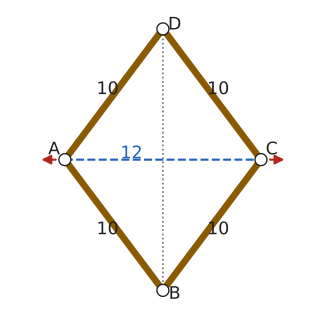

Write the Python code that produced this figure.
import sys; sys.path.insert(0, "tools")
from cizim import *

P = lambda x, y: np.array([float(x), float(y)])
uz = lambda U, V: round(float(np.linalg.norm(U - V)), 4)
def acisi(K, U, V):
    u, v = U - K, V - K
    return round(float(np.degrees(np.arccos(np.dot(u, v) / np.linalg.norm(u) / np.linalg.norm(v)))), 3)
def birim(U, V):
    t = (V - U) / np.linalg.norm(V - U); return t, np.array([-t[1], t[0]])
def cetik(U, V, n=1, renk=SOLUK, f=0.5):
    M = U + f * (V - U); t, m = birim(U, V)
    for i in range(n):
        c = M + (i - (n - 1) / 2) * 0.2 * S * t
        ax.plot(*zip(c - 0.22 * S * m, c + 0.22 * S * m), color=renk, lw=1.5)
def olcu(U, V, metin, d=0.5, renk=YAZI, fs=13, f=0.5):
    """[UV] üzerinde f oranındaki noktaya, U->V yönünün soluna d*S uzağa yazı (d < 0: sağına)."""
    M = U + f * (V - U); _, m = birim(U, V)
    ax.text(*(M + d * S * m), metin, ha="center", va="center", color=renk, fontsize=fs)
def dik_isareti(K, U, V, r=0.4):
    a_ = (U - K) / np.linalg.norm(U - K) * r * S; b_ = (V - K) / np.linalg.norm(V - K) * r * S
    ax.plot(*zip(K + a_, K + a_ + b_, K + b_), color=SOLUK, lw=1.3)
def harf(Q, metin, dx, dy, renk=YAZI, fs=13):
    ax.text(Q[0] + dx * S, Q[1] + dy * S, metin, ha="center", va="center", color=renk, fontsize=fs)
def cizgi(U, V, renk=YAZI, lw=2.2, ls="-"):
    ax.plot(*zip(U, V), color=renk, lw=lw, ls=ls)
def basla(xmin, xmax, ymin, ymax, en=5.5):
    global fig, ax
    fig, ax = sekil(en, en * (ymax - ymin) / (xmax - xmin))
    ax.set_aspect("equal"); ax.axis("off"); ax.set_xlim(xmin, xmax); ax.set_ylim(ymin, ymax)
def dortgen(A, B, C, D, dolgu=None):
    if dolgu: ax.add_patch(patches.Polygon([A, B, C, D], closed=True, facecolor=dolgu, edgecolor="none"))
    ax.plot(*zip(A, B, C, D, A), color=YAZI)
    for Q in (A, B, C, D): nokta(ax, *Q, "")
def ucgen_dolgu(U, V, W, renk):
    ax.add_patch(patches.Polygon([U, V, W], closed=True, facecolor=renk, edgecolor="none"))
def eskenar(a, derece):
    """A(0,0), B(a,0), A'daki açı derece olan eşkenar dörtgen; E köşegenlerin kesişimi."""
    t = np.radians(derece)
    A, B, D = P(0, 0), P(a, 0), P(a * np.cos(t), a * np.sin(t)); C = B + D
    return A, B, C, D, (A + C) / 2
def koseler(A, B, C, D):
    harf(A, "A", -0.45, -0.4); harf(B, "B", 0.45, -0.4); harf(C, "C", 0.45, 0.4); harf(D, "D", -0.45, 0.4)

# Alıştırma 9: 10 cm'lik dört çubuk, |AC| = 12 → |BD| = 16.
E = P(0, 0); A, B, C, D = P(-6, 0), P(0, -8), P(6, 0), P(0, 8)
S = 12 / 10
print("AB", uz(A, B), "BD", uz(B, D))
basla(-9.5, 9.5, -9.3, 9.3, en=4.2)
for U, V in ((A, B), (B, C), (C, D), (D, A)): ax.plot(*zip(U, V), color=SARI, lw=5, solid_capstyle="round")
for Q in (A, B, C, D): ax.plot(*Q, "o", color=YAZI, markerfacecolor="white", markersize=9, zorder=5)
harf(A, "A", -0.55, 0.5); harf(B, "B", 0.6, -0.2); harf(C, "C", 0.55, 0.5); harf(D, "D", 0.6, 0.2)
olcu(A, B, "10", -0.4); olcu(B, C, "10", -0.4); olcu(C, D, "10", -0.4); olcu(D, A, "10", -0.4)
cizgi(A, C, MAVI, 1.6, "--"); harf(E, "12", -1.6, 0.3, MAVI)
cizgi(B, D, SOLUK, 1.2, ":")
ax.annotate("", xy=A + P(-1.6, 0), xytext=A + P(-0.4, 0), arrowprops=dict(arrowstyle="-|>", color=KIRMIZI, lw=1.6, mutation_scale=14))
ax.annotate("", xy=C + P(1.6, 0), xytext=C + P(0.4, 0), arrowprops=dict(arrowstyle="-|>", color=KIRMIZI, lw=1.6, mutation_scale=14))
kaydet(fig, __file__)
